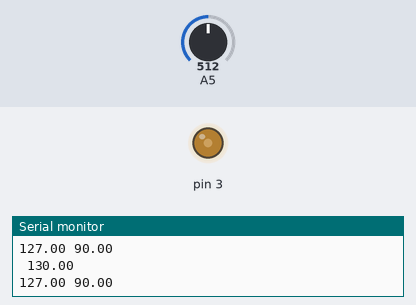
This sketch was run on a simulated Arduino Uno, built with avr-gcc and run on an emulated ATmega328P. Shown: output pins drawn as LEDs (lit = HIGH), the last lines printed to the serial monitor. The inputs (shaded band) are chosen by the test bench; at power-on: A5 = 512.

Above: at 1.2 s.
1.3 s: A5 set to 716
At 2.4 s:
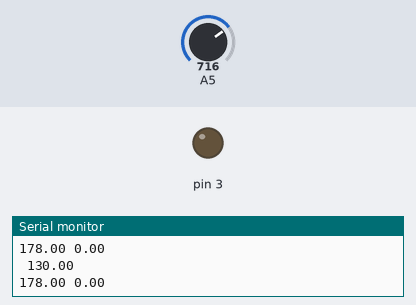
2.9 s: A5 set to 535
5.9 s: A5 set to 522
At 6.3 s:
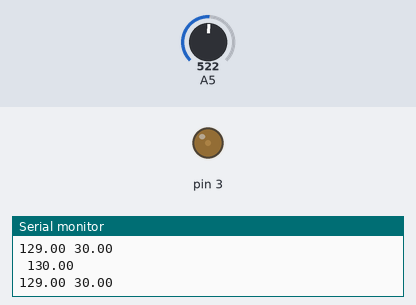
7.5 s: A5 set to 306
At 8.2 s:
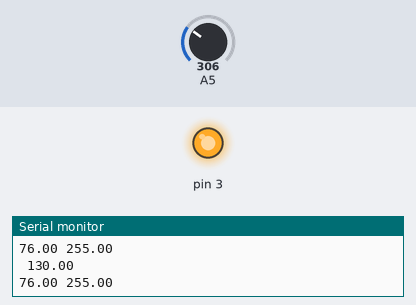
9.0 s: A5 set to 511
At 10.3 s:
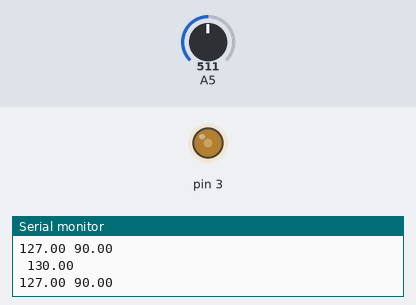
10.6 s: A5 set to 122
At 11.0 s:
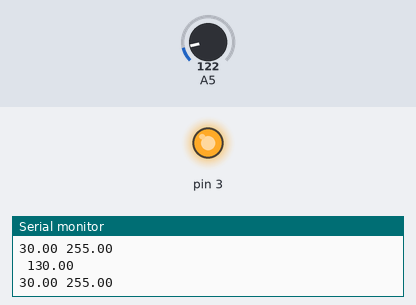
Timing chart, 0 to 13.1 s (numbered marks = the images above; inputs shaded):
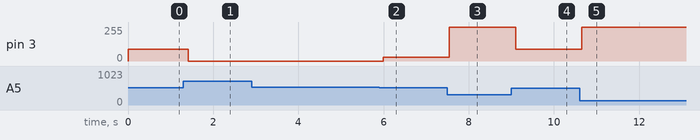

The sketch:

PID_photo.ino
```cpp
/*
sketch belongs to this video: https://youtu.be/crw0Hcc67RY
write by Moz for YouTube changel logMaker360
4-12-2017
*/

#include <PID_v1.h>

double Setpoint ; // will be the desired value
double Input; // photo sensor
double Output ; //LED
//PID parameters
double Kp=30, Ki=0, Kd=0;

//create PID instance
PID myPID(&Input, &Output, &Setpoint, Kp, Ki, Kd, DIRECT);

void setup()
{

  Serial.begin(9600);
  //Hardcode the brigdness value
  Setpoint = 130;
  //Turn the PID on
  myPID.SetMode(AUTOMATIC);
  //Adjust PID values
  myPID.SetTunings(Kp, Ki, Kd);
}

void loop(){
  //Read the value from the light sensor. Analog input : 0 to 1024. We map is to a value from 0 to 255 as it's used for our PWM function.
  Input = map(analogRead(5), 0, 1024, 0, 255);  // photo senor is set on analog pin 5
  //PID calculation
  myPID.Compute();
  //Write the output as calculated by the PID function
  analogWrite(3,Output); //LED is set to digital 3 this is a pwm pin.
  //Send data by serial for plotting
  Serial.print(Input);
  Serial.print(" ");
  Serial.println(Output);
  Serial.print(" ");
  Serial.println(Setpoint);
//  delay(100);
}
```

Measured:
- after the input at 1.3 s, pin 3: 90/255 → 0/255 after 0.12 s
- after the input at 5.9 s, pin 3: 0/255 → 30/255 after 0.09 s
- after the input at 7.5 s, pin 3: 30/255 → 255/255 after 0.05 s
- after the input at 9.0 s, pin 3: 255/255 → 90/255 after 0.11 s
- after the input at 10.6 s, pin 3: 90/255 → 255/255 after 0.06 s
